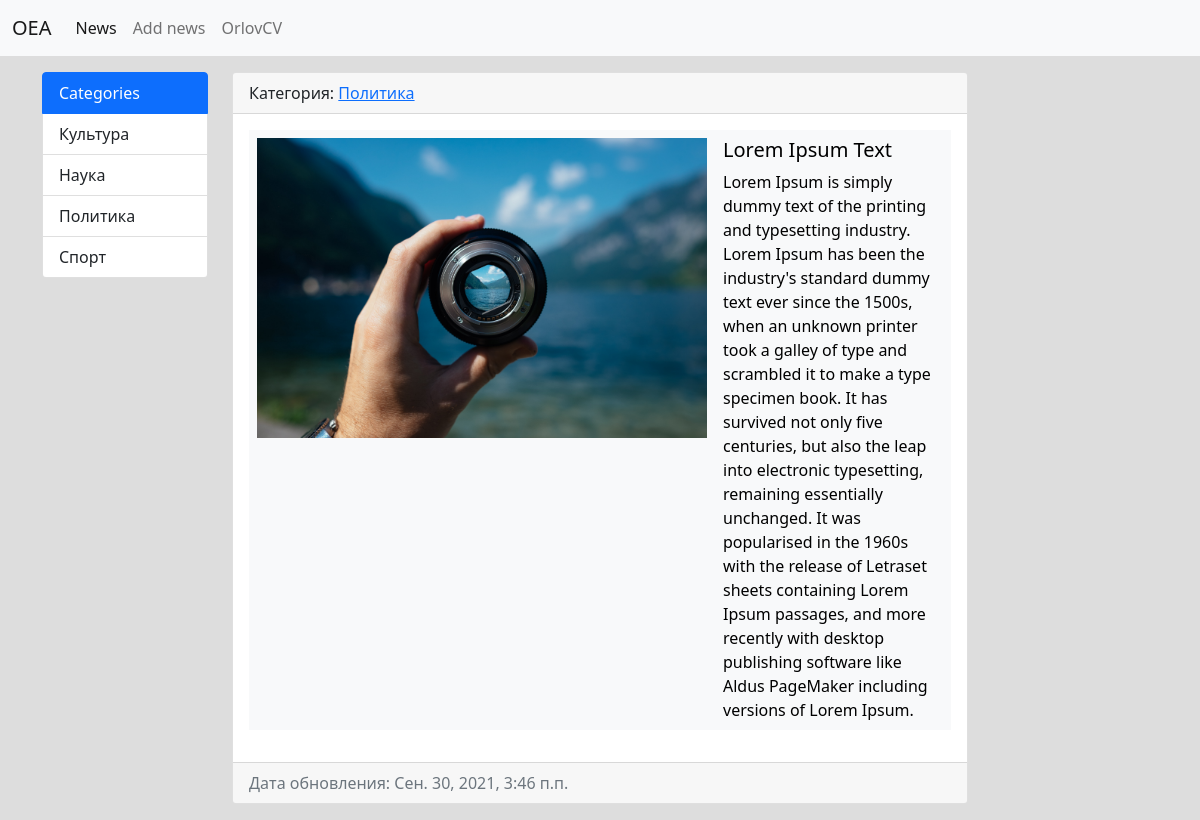
Screenshot of /news/2/ with the database file from the repository.
### news/models.py (models this page shows, shortened)
class Category(models.Model):
    title = models.CharField(max_length=150, db_index=True, verbose_name='Категория')
    def get_absolute_url(self):
        return reverse('cat', kwargs={'category_id': self.pk})
    def __str__(self):
        return self.title
    class Meta:
        verbose_name = 'Категория'
        verbose_name_plural = 'Категории'
        ordering = ['title']

class News(models.Model):
    title = models.CharField(max_length=150, verbose_name='Название') #Created field text
    content = models.TextField(blank=True, verbose_name='Контент') #Created field discription news, blank=True it's mean field can be empty
    creat_at = models.DateTimeField(auto_now_add=True, verbose_name='Дата публикации') #Created fied date-time when news added o site and after not changed
    update_at = models.DateTimeField(auto_now=True, verbose_name='Дата обновления') #Created field date-time when news updates and writing new date-time
    photo = models.ImageField(upload_to='photos/%Y/%m/%d/', verbose_name='Фото', blank=True) #Created field sorted by Year, month, day
    published = models.BooleanField(default=True, verbose_name='Статус') #Created filed true or false
    category = models.ForeignKey('Category', on_delete=models.PROTECT, null=True, verbose_name='Категория')
    class Meta:
        verbose_name = "Новость" #Вербовка имени единственного числа
        verbose_name_plural = 'Новости' #Вербовка имени множественного числа
        ordering = ['-creat_at', 'title'] #Сортировка сначала по дате если одинаковы то по title

### news/views.py (the view)
# urls.py: path('news/<int:news_id>/', view_news, name='view_news'),
def view_news(request, news_id):
    news_item = get_object_or_404(News, pk=news_id)
    return render(request, 'news/view_news.html', {'news_item':news_item})

### news/templatetags/news_tags.py (called while the page is built)
@register.simple_tag(name='get_categories')
def get_categories():
    return Category.objects.all()

@register.inclusion_tag('news/list_categories.html')
def show_categories():
    categories = Category.objects.all()
    return {'categories': categories}

### news/templates/news/view_news.html (shortened to what this page needs)
{% extends 'base.html' %}
{% block sidebar %}
{% include 'inc/_sidebar.html' %}
{% endblock %}
{% block content %}
<div class="col-md-8">
    <div class="card mb-3">
        <div class="card-header">
            Категория: <a href="{{ news_item.category.get_absolute_url }}">{{ news_item.category }}<a>
        </div>
        <div class="card-body">
            <div class="media">
                <table class="table table-borderless table-light">
                    <tr>
                        <td>
                            {% if news_item.photo %}
                                <img src="{{ news_item.photo.url }}" alt="No photo" width="450" class="mr-3" >
                            {% else %}
                                <img src="https://picsum.photos/id/237/450/350" alt="No photo" class="mr-3">
                            {% endif %}
                        </td>
                        <td>
                            <div class="media-body">
                                <h5 class="card-title">{{ news_item.title }}</h5>
                                <p class="card-text">{{ news_item.content }}</p>
                            </div>
                        </td>
                    </tr>
                </table>
            </div>
        </div>
        <div class="card-footer text-muted">
            Дата обновления: {{ news_item.update_at }}
        </div>
    </div>
</div>
{% endblock %}

### templates/inc/_sidebar.html
{% load news_tags %}
<div class="list-group">
    {% get_categories as categories %}
    <a href="#" class="list-group-item list-group-item active" aria-current="true">Categories</a>
    {% for i in categories %}
    <a href="{% url 'cat' i.pk %}" class="list-group-item list-group-item-action">{{ i.title }}</a>
    {% endfor %}
</div>
<br>

### djangosite/static/css/style.css (style rules this page uses)
body { background-color: #dddddd; }

### rows the page displays
Category: title "Культура"
Category: title "Наука"
Category: title "Политика"
Category: title "Спорт"
News: category "Политика", photo (picture), title "Lorem Ipsum Text", content "Lorem Ipsum is simply dummy text of the printing and typesetting industry. Lorem Ipsum has been the industry's standard dummy text ever since the 1500s, when an unknown printer took a galley of type and scrambled it to make a type specimen book. It has survived not only five centuries, but also the leap into electronic typesetting, remaining essentially unchanged. It was popularised in the 1960s with the release of Letraset sheets containing Lorem Ipsum passages, and more recently with desktop publishing software like Aldus PageMaker including versions of Lorem Ipsum.", update_at "Сен. 30, 2021, 3:46 п.п."
